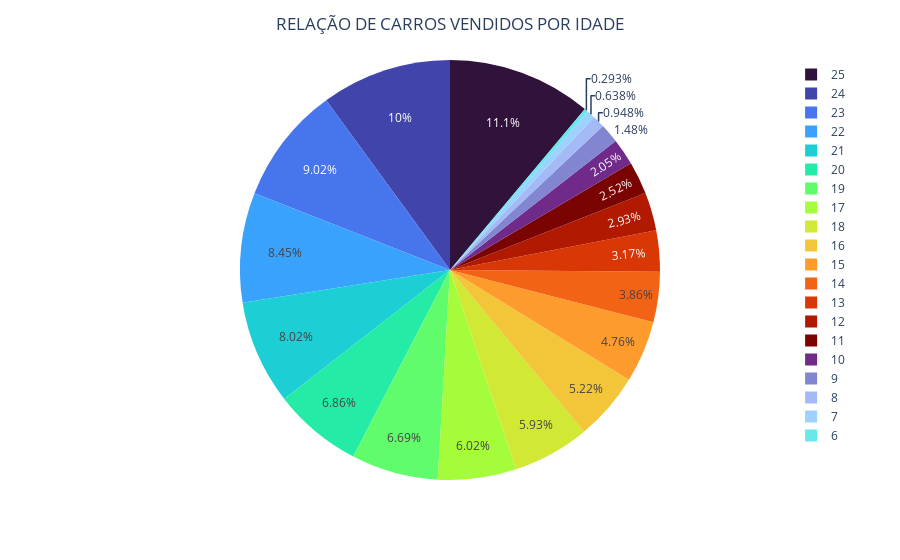

The notebook cell this image was saved under:
### Code cell
#Gráfico de pizza


fig = px.pie(df, values='vendido', names='idade_veiculo', color_discrete_sequence=px.colors.sequential.Turbo)
fig.update_layout(title={
    'text':f'RELAÇÃO DE CARROS VENDIDOS POR IDADE',
    'x':0.5
})
fig.show()

### Figure 1 — Plotly figure (JSON) as saved in the notebook; plotly's stock layout.template omitted (floating-point values rounded to 4 significant figures; data arrays with more than 128 entries replaced by an {"elided": "..."} marker saying what was removed)
{"data": [{"domain": {"x": [0, 1], "y": [0, 1]}, "hovertemplate": "idade_veiculo=%{label}<br>vendido=%{value}<extra></extra>", "labels": {"elided": "10000 int values"}, "legendgroup": "", "name": "", "showlegend": true, "type": "pie", "values": {"elided": "10000 int values"}}], "layout": {"legend": {"tracegroupgap": 0}, "margin": {"t": 60}, "piecolorway": ["#30123b", "#4145ab", "#4675ed", "#39a2fc", "#1bcfd4", "#24eca6", "#61fc6c", "#a4fc3b", "#d1e834", "#f3c63a", "#fe9b2d", "#f36315", "#d93806", "#b11901", "#7a0402"], "title": {"text": "RELAÇÃO DE CARROS VENDIDOS POR IDADE", "x": 0.5}}}
